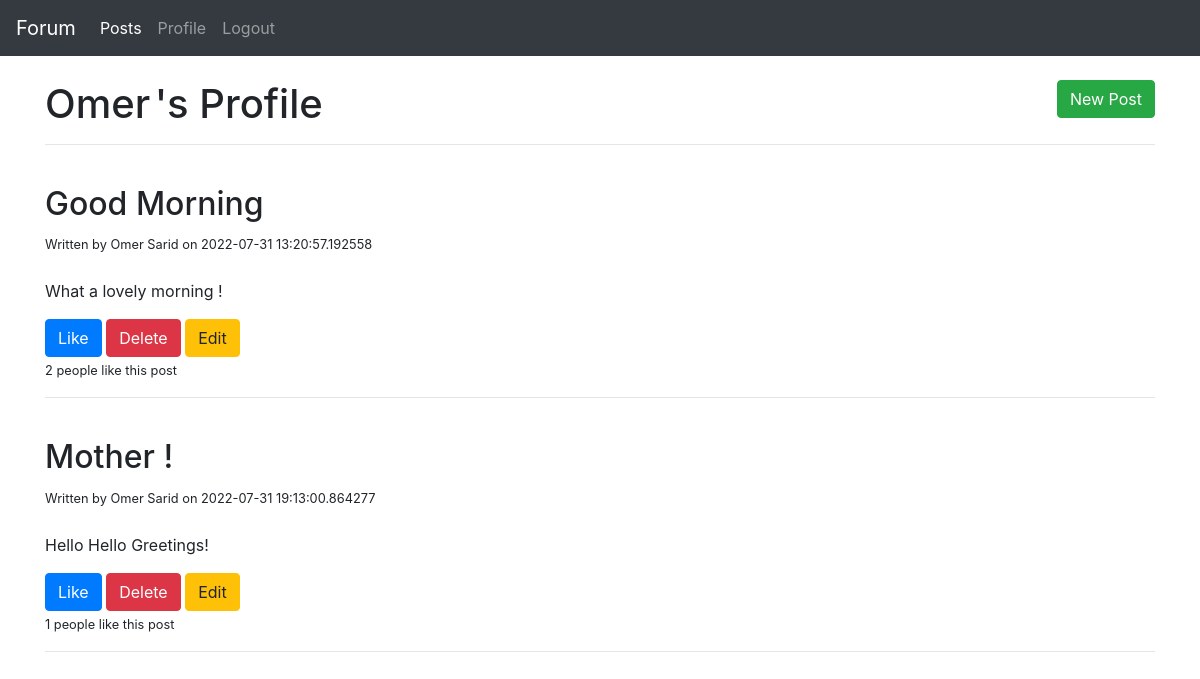
The page /posts/profile/4 on the database its author committed.
### web.py (models this page shows, shortened)
class User(db.Model):
    id = db.Column(db.Integer, primary_key=True)
    fname = db.Column(db.String(10), nullable=False)
    lname = db.Column(db.String(20), nullable=False)
    password = db.Column(db.String(20), nullable=False)
    date_birth = db.Column(db.String(30), nullable=False)
    email = db.Column(db.String(20))
    gender = db.Column(db.String(1), nullable=False)
    posts = db.relationship('BlogPost', backref='user')

class BlogPost(db.Model):
    id = db.Column(db.Integer, primary_key=True)
    title = db.Column(db.String(100), nullable=False)
    content = db.Column(db.Text, nullable=False)
    date_posted = db.Column(db.DateTime, nullable=False, default=datetime.utcnow())
    user_id = db.Column(db.Integer, db.ForeignKey(User.id), nullable=False)
    likes = db.relationship('Like', backref='blogpost')

### web.py (the view)
@app.route('/posts/profile/<int:user_id>')
def my_profile(user_id):
    user = User.query.get(user_id)
    return render_template('posts.html', posts=user.posts, user=user, type=1)

### templates/posts.html (shortened to what this page needs)
{% extends "base.html" %}
{% block body %}
<br>
{% if user %}
<h1 style="display:inline">{{user.fname}}</h1>
{% else %}
<h1 style="display:inline">Guest</h1>
{% endif %}
{% if type == 0 %}
    <h1 style="display:inline">'s News Feed</h1>
{% else %}
    <h1 style="display:inline">'s Profile</h1>
{% endif %}
<a class="btn btn-success float-right" href="/posts/new/{{user.id}}">New Post</a>
<br>
<hr>
    {% for post in posts %}
        <br>
        <h2>{{ post['title'] }}</h2>
        <small> Written by {{ post.user.fname }} {{ post.user.lname}} on {{ post.date_posted }}</small>
        <br>
        <br>
        <p style="white-space:pre-wrap">{{ post['content'] }}</p>
        {% if not user %}
             <a class="btn btn-primary" href='/signup'>Like</a>
        {% else %}
        {% if not post.id in user_id_likes %}
            <a class="btn btn-primary" href='/posts/like/{{post.id}}/{{user.id}}'>Like</a>
        {% else %}
            <a class="btn btn-primary" href='/posts/like/{{post.id}}/{{user.id}}'>Unlike</a>
        {% endif %}
        {% endif %}
        {% if type == 1 %}
            <a class="btn btn-danger" href='/posts/delete/{{post.id}}/{{user.id}}'>Delete</a>
            <a class="btn btn-warning" href='/posts/edit/{{post.id}}/{{user.id}}'>Edit</a>
        {% endif %}
        <br>
        <small>{{ post.likes |length }} people like this post</small>
        <hr>
    {% endfor %}
{% endblock body %}

### rows shown on the page
User: fname "Omer"
BlogPost: title "Good Morning", user.fname "Omer", user.lname "Sarid", date_posted "2022-07-31 13:20:57.192558", content "What a lovely morning !", likes|length "2"
BlogPost: title "Mother !", user.fname "Omer", user.lname "Sarid", date_posted "2022-07-31 19:13:00.864277", content "Hello Hello Greetings!", likes|length "1"
